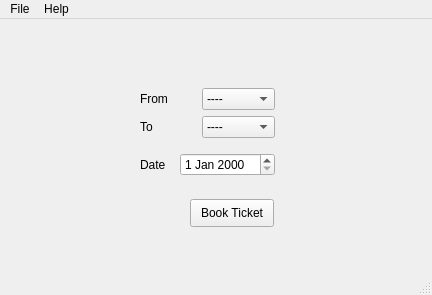
<?xml version="1.0" encoding="UTF-8"?>
<ui version="4.0">
 <class>Journey</class>
 <widget class="QMainWindow" name="Journey">
  <property name="geometry">
   <rect>
    <x>0</x>
    <y>0</y>
    <width>432</width>
    <height>295</height>
   </rect>
  </property>
  <property name="windowTitle">
   <string>Railway Reservation System</string>
  </property>
  <widget class="QWidget" name="centralwidget">
   <widget class="QLabel" name="label_time">
    <property name="geometry">
     <rect>
      <x>180</x>
      <y>20</y>
      <width>63</width>
      <height>20</height>
     </rect>
    </property>
    <property name="font">
     <font>
      <weight>75</weight>
      <bold>true</bold>
     </font>
    </property>
    <property name="text">
     <string/>
    </property>
   </widget>
   <widget class="QWidget" name="layoutWidget">
    <property name="geometry">
     <rect>
      <x>140</x>
      <y>60</y>
      <width>135</width>
      <height>107</height>
     </rect>
    </property>
    <layout class="QVBoxLayout" name="verticalLayout_2">
     <item>
      <layout class="QVBoxLayout" name="verticalLayout">
       <item>
        <layout class="QHBoxLayout" name="horizontalLayout">
         <item>
          <widget class="QLabel" name="label">
           <property name="text">
            <string>From</string>
           </property>
           <property name="buddy">
            <cstring>comboBox_from</cstring>
           </property>
          </widget>
         </item>
         <item>
          <widget class="QComboBox" name="comboBox_from">
           <item>
            <property name="text">
             <string>----</string>
            </property>
           </item>
           <item>
            <property name="text">
             <string>Delhi</string>
            </property>
           </item>
           <item>
            <property name="text">
             <string>Pune</string>
            </property>
           </item>
           <item>
            <property name="text">
             <string>Mumbai</string>
            </property>
           </item>
          </widget>
         </item>
        </layout>
       </item>
       <item>
        <layout class="QHBoxLayout" name="horizontalLayout_2">
         <item>
          <widget class="QLabel" name="label_2">
           <property name="text">
            <string>To</string>
           </property>
           <property name="buddy">
            <cstring>comboBox_to</cstring>
           </property>
          </widget>
         </item>
         <item>
          <widget class="QComboBox" name="comboBox_to">
           <item>
            <property name="text">
             <string>----</string>
            </property>
           </item>
           <item>
            <property name="text">
             <string>Delhi</string>
            </property>
           </item>
           <item>
            <property name="text">
             <string>Pune</string>
            </property>
           </item>
           <item>
            <property name="text">
             <string>Mumbai</string>
            </property>
           </item>
          </widget>
         </item>
        </layout>
       </item>
      </layout>
     </item>
     <item>
      <layout class="QHBoxLayout" name="horizontalLayout_3">
       <item>
        <widget class="QLabel" name="label_3">
         <property name="text">
          <string>Date</string>
         </property>
         <property name="buddy">
          <cstring>dateEdit</cstring>
         </property>
        </widget>
       </item>
       <item>
        <widget class="QDateEdit" name="dateEdit"/>
       </item>
      </layout>
     </item>
    </layout>
   </widget>
   <widget class="QPushButton" name="pushButton_bookTicket">
    <property name="geometry">
     <rect>
      <x>190</x>
      <y>180</y>
      <width>84</width>
      <height>28</height>
     </rect>
    </property>
    <property name="text">
     <string>Book Ticket</string>
    </property>
   </widget>
  </widget>
  <widget class="QMenuBar" name="menubar">
   <property name="geometry">
    <rect>
     <x>0</x>
     <y>0</y>
     <width>432</width>
     <height>25</height>
    </rect>
   </property>
   <widget class="QMenu" name="menuFile">
    <property name="title">
     <string>File</string>
    </property>
    <addaction name="actionHome"/>
    <addaction name="actionQuit"/>
   </widget>
   <widget class="QMenu" name="menuHelp">
    <property name="title">
     <string>Help</string>
    </property>
    <addaction name="actionAbout"/>
    <addaction name="actionAbout_Qt"/>
   </widget>
   <addaction name="menuFile"/>
   <addaction name="menuHelp"/>
  </widget>
  <widget class="QStatusBar" name="statusbar"/>
  <action name="actionHome">
   <property name="text">
    <string>Home</string>
   </property>
  </action>
  <action name="actionQuit">
   <property name="text">
    <string>Quit</string>
   </property>
  </action>
  <action name="actionAbout">
   <property name="text">
    <string>About</string>
   </property>
  </action>
  <action name="actionAbout_Qt">
   <property name="text">
    <string>About Qt</string>
   </property>
  </action>
 </widget>
 <resources/>
 <connections/>
</ui>
